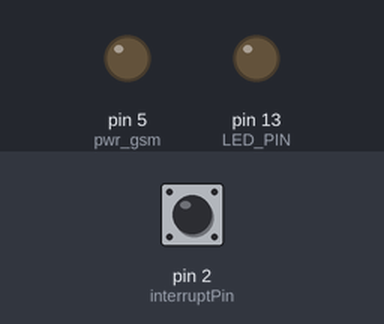
Recording of a sketch running on a simulated Arduino Uno, built with avr-gcc and run on an emulated ATmega328P. Shown: output pins drawn as LEDs (lit = HIGH). The test bench sets the inputs (shaded band); at power-on: pin 2 (interruptPin) HIGH. No MQTT or app messages arrive unless stated.

Above: at 4.9 s.
5.0 s: pin 2 (interruptPin) pulled LOW for 0.15 s
At 11.85 s:
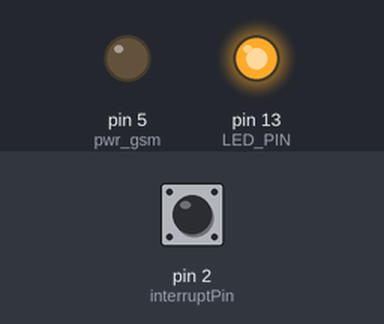
At 14.7 s:
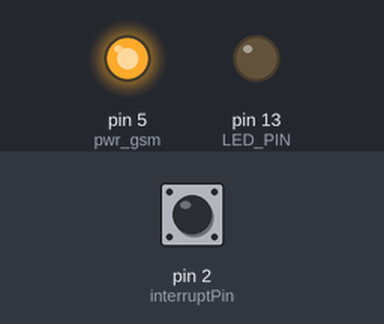
18.6 s: pin 2 (interruptPin) pulled LOW for 1 s
At 19.05 s:
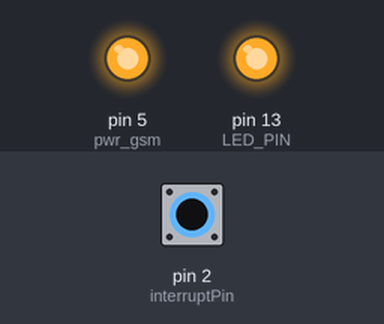
Timing chart, 0 to 43.5 s (numbered marks = the images above; inputs shaded):
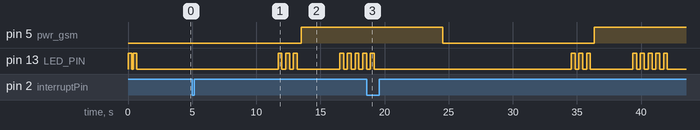

Measured:
- after the input at 5.0 s, pin 5 (pwr_gsm): LOW → HIGH after 8.5 s; pin 13 (LED_PIN): LOW → HIGH after 6.7 s, → LOW 0.30 s later, → HIGH 0.30 s later, → LOW 0.30 s later, … (13 changes in this stretch)

The sketch:

SIM800_Unit.ino
```cpp
/**************************************************************
 *
 * For this sketch, you need to install    library:
 *   https://github.com/knolleary/pubsubclient
 *   or from http://librarymanager/all#PubSubClient
 *
 * TinyGSM Getting Started guide:
 *   https://tiny.cc/tinygsm-readme
 *
 * For more MQTT examples, see PubSubClient library
 *
 **************************************************************
 * Use Mosquitto client tools to work with MQTT
 *   Ubuntu/Linux: sudo apt-get install mosquitto-clients
 *   Windows:      https://mosquitto.org/download/
 *
 * Subscribe for messages:
 *   mosquitto_sub -h test.mosquitto.org -t GsmClientTest/init -t GsmClientTest/ledStatus -q 1
 * Toggle led:
 *   mosquitto_pub -h test.mosquitto.org -t GsmClientTest/led -q 1 -m "toggle"
 *
 * You can use Node-RED for wiring together MQTT-enabled devices
 *   https://nodered.org/
 * Also, take a look at these additional Node-RED modules:
 *   node-red-contrib-blynk-ws
 *   node-red-dashboard
 *
 **************************************************************/

//***Low-Power section
#include "LowPower.h"
//***Interrupts section
const byte interruptPin = 2;
volatile byte state = LOW;
volatile unsigned long counter = 0;
int flag = 0;
int x = 2;
int timer = 0;
const int sleeping = 6;  //12 hours 8 3600 /8sec WD = 5400
int activity = 0;   //0 - обычная работа. 1 - сработка прерывания по контакту(тревога)


const int pwr_gsm = 5;


// Select your modem:
#define TINY_GSM_MODEM_SIM800

// Set serial for debug console (to the Serial Monitor, default speed 115200)
//#define SerialMon Serial

// Set serial for AT commands (to the module)
// Use Hardware Serial on Mega, Leonardo, Micro
#define SerialAT Serial

// or Software Serial on Uno, Nano
//#include <SoftwareSerial.h>
//SoftwareSerial SerialMon(4, 3); // RX, TX

// Define the serial console for debug prints, if needed
//#define TINY_GSM_DEBUG SerialMon

// Range to attempt to autobaud
//#define GSM_AUTOBAUD_MIN 9600
//#define GSM_AUTOBAUD_MAX 115200

// Add a reception delay - may be needed for a fast processor at a slow baud rate
// #define TINY_GSM_YIELD() { delay(2); }

// Define how you're planning to connect to the internet
#define TINY_GSM_USE_GPRS true
#define TINY_GSM_USE_WIFI false

// set GSM PIN, if any
#define GSM_PIN ""

// Your GPRS credentials, if any
const char apn[] = "internet";
const char gprsUser[] = "";
const char gprsPass[] = "";

// MQTT details
const char* broker = "srv1.clusterfly.ru";
const unsigned int port = 9124;

const char* topicLed = "user_06359334/test1";
const char* topicInit = "user_06359334/test1";
const char* topicLedStatus = "user_06359334/test1";

#include <TinyGsmClient.h>
#include <PubSubClient.h>

// Just in case someone defined the wrong thing..
#if TINY_GSM_USE_GPRS && not defined TINY_GSM_MODEM_HAS_GPRS
#undef TINY_GSM_USE_GPRS
#undef TINY_GSM_USE_WIFI
#define TINY_GSM_USE_GPRS false
#define TINY_GSM_USE_WIFI true
#endif
#if TINY_GSM_USE_WIFI && not defined TINY_GSM_MODEM_HAS_WIFI
#undef TINY_GSM_USE_GPRS
#undef TINY_GSM_USE_WIFI
#define TINY_GSM_USE_GPRS true
#define TINY_GSM_USE_WIFI false
#endif

#ifdef DUMP_AT_COMMANDS
  #include <StreamDebugger.h>
  StreamDebugger debugger(SerialAT, SerialMon);
  TinyGsm modem(debugger);
#else
TinyGsm modem(SerialAT);
#endif
TinyGsmClient client(modem);
PubSubClient mqtt(client);

#define LED_PIN 13
int ledStatus = LOW;

uint32_t lastReconnectAttempt = 0;
/*
void mqttCallback(char* topic, byte* payload, unsigned int len) {
  SerialMon.print("Message arrived [");
  SerialMon.print(topic);
  SerialMon.print("]: ");
  SerialMon.write(payload, len);
  SerialMon.println();

  // Only proceed if incoming message's topic matches
  if (String(topic) == topicLed) {
    ledStatus = !ledStatus;
    digitalWrite(LED_PIN, ledStatus);
    mqtt.publish(topicLedStatus, ledStatus ? "1" : "0");
  }
}
*/
boolean mqttConnect(int msg) {

  // Connect to MQTT Broker
  //boolean status = mqtt.connect("GsmClientTest");
  boolean status = mqtt.connect("GsmClientName", "user_06359334", "pass_4f65d776");

  if (status == false) {
    return false;
  }
  if (msg==0){
    mqtt.publish(topicInit, "regular wake-up");
  }
  if (msg == 1){
    mqtt.publish(topicInit, "alarm report");
  }
  //mqtt.publish(topicInit, "GsmClientTest started");
  //mqtt.subscribe(topicLed);
  return mqtt.connected();

}

void wakeUp() {
  //detachInterrupt(digitalPinToInterrupt(interruptPin));
  activity = 1;
  noInterrupts();
}

void ModemConnect(){

  // Restart takes quite some time
  // To skip it, call init() instead of restart()
  modem.restart();
  // modem.init();

  String modemInfo = modem.getModemInfo();

#if TINY_GSM_USE_GPRS
  // Unlock your SIM card with a PIN if needed
  if ( GSM_PIN && modem.getSimStatus() != 3 ) {
    modem.simUnlock(GSM_PIN);
  }
#endif
  for (int i = 0 ; i <= 1; i ++) {
    digitalWrite(LED_BUILTIN, HIGH);   // turn the LED on (HIGH is the voltage level)
    delay(300);                       // wait for a second
    digitalWrite(LED_BUILTIN, LOW);    // turn the LED off by making the voltage LOW
    delay(300);                       // wait for a second
  }


  if (!modem.waitForNetwork()) {

    delay(10000);
    return;
  }
  for (int i = 0 ; i <= 2; i ++) {
    digitalWrite(LED_BUILTIN, HIGH);   // turn the LED on (HIGH is the voltage level)
    delay(300);                       // wait for a second
    digitalWrite(LED_BUILTIN, LOW);    // turn the LED off by making the voltage LOW
    delay(300);                       // wait for a second
  }


  if (modem.isNetworkConnected()) {
    //SerialMon.println("Network connected");
  }


  // GPRS connection parameters are usually set after network registration
    //SerialMon.print(F("Connecting to "));
    //SerialMon.print(apn);
    if (!modem.gprsConnect(apn, gprsUser, gprsPass)) {
      //SerialMon.println(" fail");
      delay(10000);
      return;
    }
    //SerialMon.println(" success");

  if (modem.isGprsConnected()) {
    //SerialMon.println("GPRS connected");
  }

  // MQTT Broker setup
  mqtt.setServer(broker, port);
  //mqtt.setCallback(mqttCallback);
}

void setup() {
  pinMode(LED_PIN, OUTPUT);
  pinMode(interruptPin, INPUT_PULLUP);
  pinMode(pwr_gsm, OUTPUT);
  digitalWrite(LED_PIN, HIGH);
  delay(300);
  digitalWrite(LED_PIN, LOW);
  // Set console baud rate
  //SerialMon.begin(9600);
  delay(100);


  digitalWrite(pwr_gsm, LOW);

  digitalWrite(LED_PIN, HIGH);
  delay(300);
  digitalWrite(LED_PIN, LOW);
  // !!!!!!!!!!!
  // Set your reset, enable, power pins here
  // !!!!!!!!!!!

  // Set GSM module baud rate
  // TinyGsmAutoBaud(SerialAT,GSM_AUTOBAUD_MIN,GSM_AUTOBAUD_MAX);
  SerialAT.begin(9600);
  digitalWrite(0,LOW);
  delay(3000);
}

void loop() {
  if (activity != 0) { //кейс для сработавшей тревоги.
    for (int i = 0 ; i <= x; i ++) {
      digitalWrite(LED_BUILTIN, HIGH);   // turn the LED on (HIGH is the voltage level)
      delay(300);                       // wait for a second
      digitalWrite(LED_BUILTIN, LOW);    // turn the LED off by making the voltage LOW
      delay(300);                       // wait for a second
    }
    digitalWrite(pwr_gsm, HIGH);
    SerialAT.begin(9600);
    digitalWrite(0,LOW);
    delay(3000);
    ModemConnect();
    mqttConnect(1);
    delay(5000);
    modem.gprsDisconnect();

    modem.poweroff();
    digitalWrite(pwr_gsm, LOW);
    delay(2000);
    activity = 0;
    interrupts();
    attachInterrupt(digitalPinToInterrupt(interruptPin), wakeUp, FALLING);
    SerialAT.end();
    pinMode(0, INPUT);
    //digitalWrite(1, LOW);
    LowPower.powerDown(SLEEP_8S, ADC_OFF, BOD_OFF);
    SerialAT.begin(9600);
    digitalWrite(0,LOW);
  }
  else { //кейс для обычной работы, когда просыпается по WDT.
    if (timer >= sleeping){
      timer = 0;
      for (int i = 0 ; i <= x; i ++) {
        digitalWrite(LED_BUILTIN, HIGH);   // turn the LED on (HIGH is the voltage level)
        delay(300);                       // wait for a second
        digitalWrite(LED_BUILTIN, LOW);    // turn the LED off by making the voltage LOW
        delay(300);                       // wait for a second
      }
      digitalWrite(pwr_gsm, HIGH);
      delay(6000);
      ModemConnect();
      mqttConnect(0);
      delay(5000);
      modem.gprsDisconnect();
      modem.poweroff();
      digitalWrite(pwr_gsm, LOW);
      delay(2000);
    }
    else{   //по таймеру еще не прошло нужное кол-во часов, так что ухоидм спать дальше.
      timer ++;
      // Enter power down state for 8 s with ADC and BOD module disabled
      interrupts();
      attachInterrupt(digitalPinToInterrupt(interruptPin), wakeUp, FALLING);
      SerialAT.end();
      pinMode(0, INPUT);
      //digitalWrite(1, LOW);
      LowPower.powerDown(SLEEP_8S, ADC_OFF, BOD_OFF);
      detachInterrupt(digitalPinToInterrupt(interruptPin));
      SerialAT.begin(9600);
      digitalWrite(0,LOW);
    }
  }


  /*
  if (!mqtt.connected()) {
    //SerialMon.println("=== MQTT NOT CONNECTED ===");
    // Reconnect every 10 seconds
    uint32_t t = millis();
    if (t - lastReconnectAttempt > 10000L) {
      lastReconnectAttempt = t;
      if (mqttConnect()) {
        lastReconnectAttempt = 0;
      }
    }
    delay(100);
    return;
  }
  */

  //mqtt.loop();

}
```
